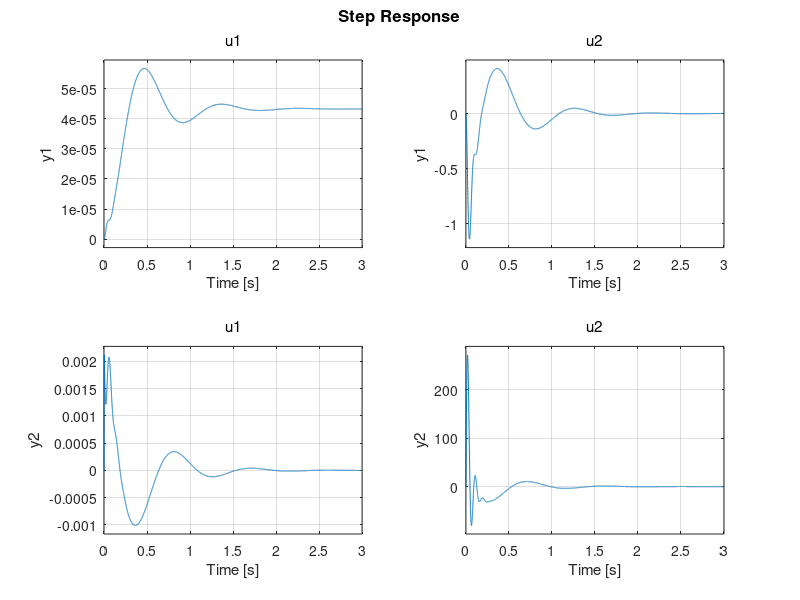

Write the MATLAB code that produced this figure. (Note: this script raises an error after producing the figure.)
clear
clc
close all
%---------------------------------------------------
% Exercises on Section Assignment 3 - Active suspension control design
% Model parameters
%---------------------------------------------------
load('roaddist.mat')
mc=401;                         % Quarter car mass [kg]
mw=48;                          % Wheel mass [kg]
ds=2200;                        % Suspension damping coefficient [Ns/m]
cs=23000;                       % Suspension spring coefficient [N/m]
cw=250000;                      % Wheel spring coefficient [N/m]
tau=0.001;                      % Actuator time constant [s]

%---------------------------------------------------
% The active suspension model
% A, B, C, and H matrices
%---------------------------------------------------
A=[[0 1 0 0 0];[-(cw+cs)/mw -ds/mw cs/mw ds/mw -1/mw];[0 0 0 1 0];[cs/mc ds/mc -cs/mc -ds/mc 1/mc];[0 0 0 0 -1/tau]];
B=[0 0 0 0 1/tau]';
H=[0 cw/mw 0 0 0]';

C=[[-1 0 1 0 0];[cs/mc ds/mc -cs/mc -ds/mc 1/mc]];   

% Controlable?
M_Controlabilidad = [B A*B A*A*B A*A*A*B A*A*A*A*B]
rango_controlabilidad = rank(M_Controlabilidad)
autovalA = eig(A)
%---------------------------------------------------
% Enter your control design here
%---------------------------------------------------
a1 = 1;
a2 = 1;
y1max = 0.05;
y2max = 5;
umax = 100;
ro = 1;
Qy = [a1/y1max^2 0; 0 a2/y2max^2]
Qx = C'*Qy*C
Qu = ro/umax^2
K = lqr(A,B,Qx,Qu)

M = A - B*K;

X = C * (M \ B) % M \B es equivalente a inv(M)*Bu pero más estable

kr = -1 / X 


%---------------------------------------------------
% For simulation purposes (do not modify)
%---------------------------------------------------
B1=[B H];                   % Put the B and H matrix together as one matrix B1 (for Simulink implementation purposes) 
C1=eye(5);                  % Output all state variables from the model
D1=zeros(5,2);              % Corresponding D matrix


sys = ss(M,B1,C,[0 0;0 0]);
step(sys)
stepinfo(sys)
